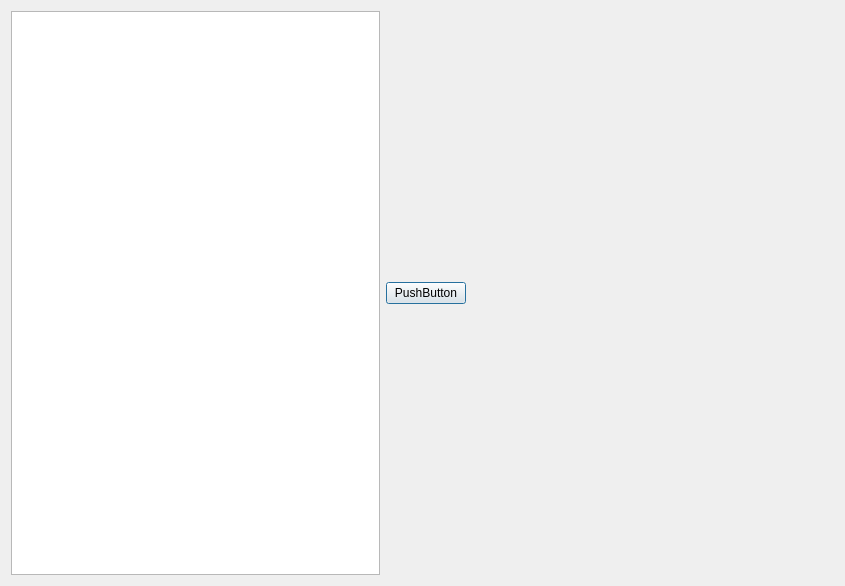
<?xml version="1.0" encoding="UTF-8"?>
<ui version="4.0">
 <class>ConflictWidget</class>
 <widget class="QDialog" name="ConflictWidget">
  <property name="geometry">
   <rect>
    <x>0</x>
    <y>0</y>
    <width>845</width>
    <height>586</height>
   </rect>
  </property>
  <property name="windowTitle">
   <string>Dialog</string>
  </property>
  <layout class="QGridLayout" name="gridLayout">
   <item row="1" column="0">
    <widget class="QTreeView" name="treeView"/>
   </item>
   <item row="1" column="2">
    <spacer name="horizontalSpacer">
     <property name="orientation">
      <enum>Qt::Horizontal</enum>
     </property>
     <property name="sizeHint" stdset="0">
      <size>
       <width>40</width>
       <height>20</height>
      </size>
     </property>
    </spacer>
   </item>
   <item row="1" column="1">
    <widget class="QPushButton" name="pushButton">
     <property name="text">
      <string>PushButton</string>
     </property>
    </widget>
   </item>
  </layout>
 </widget>
 <resources/>
 <connections/>
</ui>
